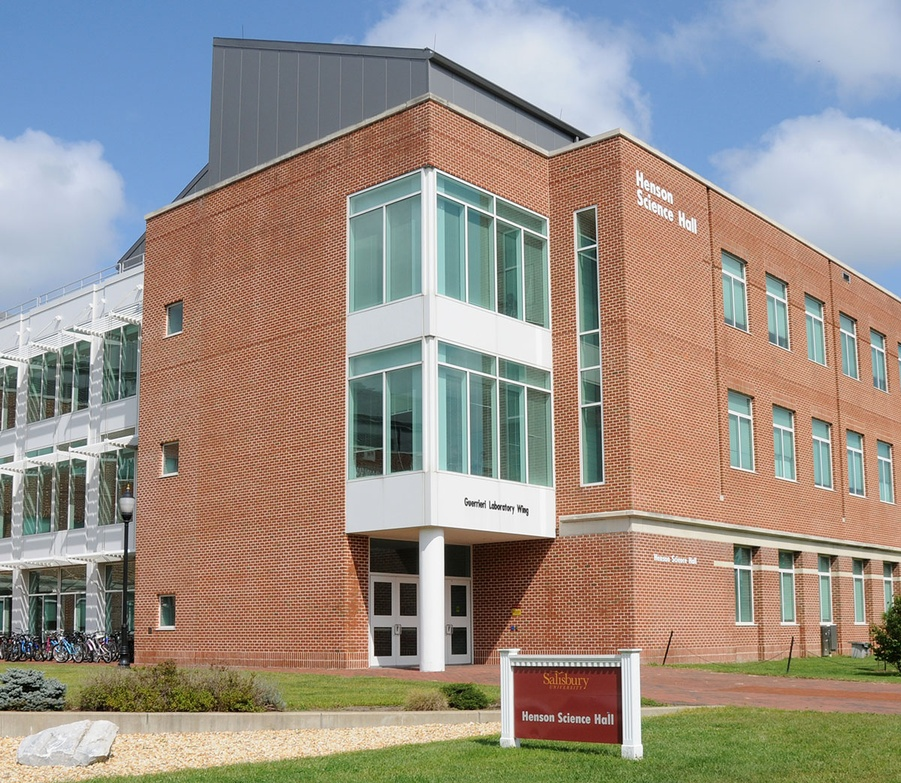
#> input picture bt_controller/assets/images/henson-hall.jpeg, 901 x 783 px, shrunk from 1200 x 1042 before the run, given in place of the camera
$ python color_recognition_frame.py
#> lines starting #> are read from the running program, lines starting #| are printed output that depends on the picture; after the words box and inside, x2 and y2 are one past the last pixel; in counts of white or black regions, pixels touching at a corner belong together
import cv2 # import OpenCV
import numpy as np  # import numpy for matrix stuff
cap = cv2.VideoCapture(0) # sets video capture to laptop webcam 0
# main loop
while True:
    _, frame = cap.read() # frame displays camera capture
#> frame is the input picture: shape (783, 901, 3); mean B, G, R 135.4, 144.4, 154.6
    hsv = cv2.cvtColor(frame, cv2.COLOR_BGR2HSV)
#> hsv: shape (783, 901, 3); mean H, S, V 50.3, 82.9, 172.3
    lower_green = np.array([0, 120, 0]) # specified color range for green
    upper_green = np.array([255, 200, 255])

    mask = cv2.inRange(hsv, lower_green, upper_green) # mask creation for green colors in stream
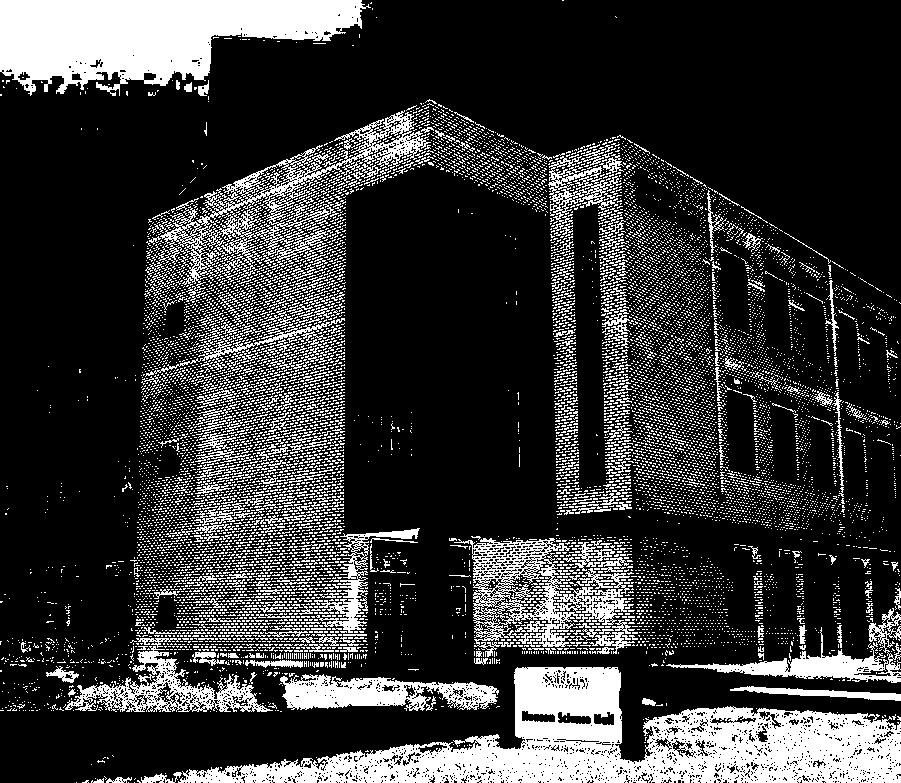
#> mask: shape (783, 901); 21.8% white; 13224 white regions (12850 under 20 px), largest, box (x1, y1, x2, y2) and area: (178, 667, 901, 783) 34762, (0, 0, 371, 96) 22238, (159, 110, 431, 290) 7793
    res = cv2.bitwise_and(frame, frame, mask = mask) # frame size
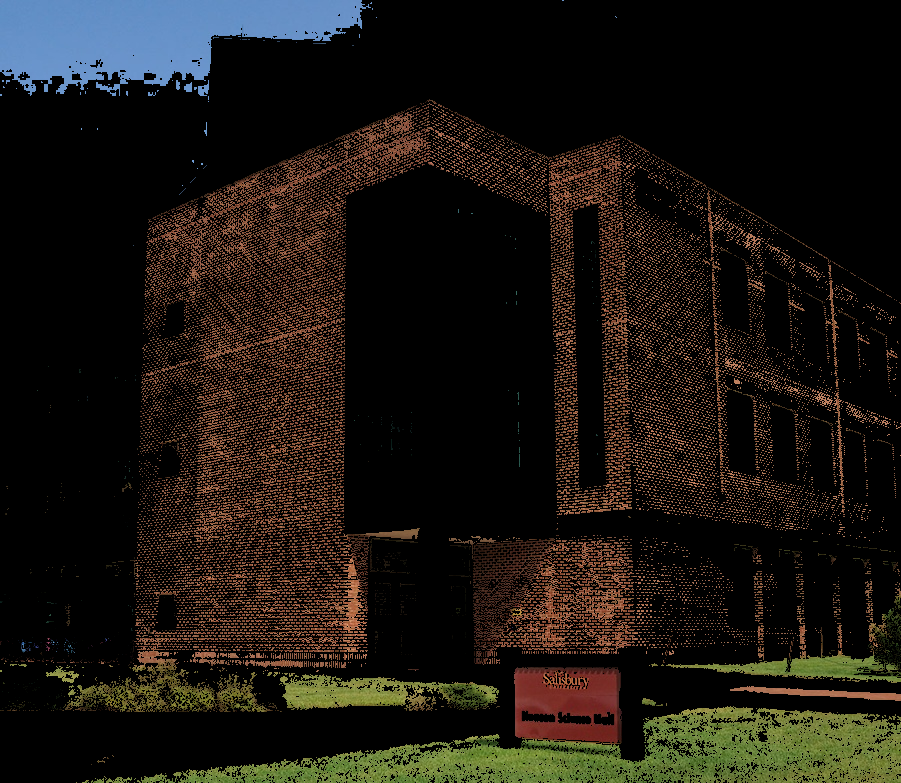
#> res: shape (783, 901, 3); mean B, G, R 17.3, 22.5, 26.9

    cv2.imshow('frame', frame) # show frames
    cv2.imshow('mask', mask)
    cv2.imshow('res', res)

    key = cv2.waitKey(1) # listen for esc press for exit
#> (key Esc is pressed here)
    if key == 27: # escape key
        break

cap.release() # close image capture and created windows
cv2.destroyAllWindows()

$ run again, on bt_controller/assets/images/tetc.jpeg
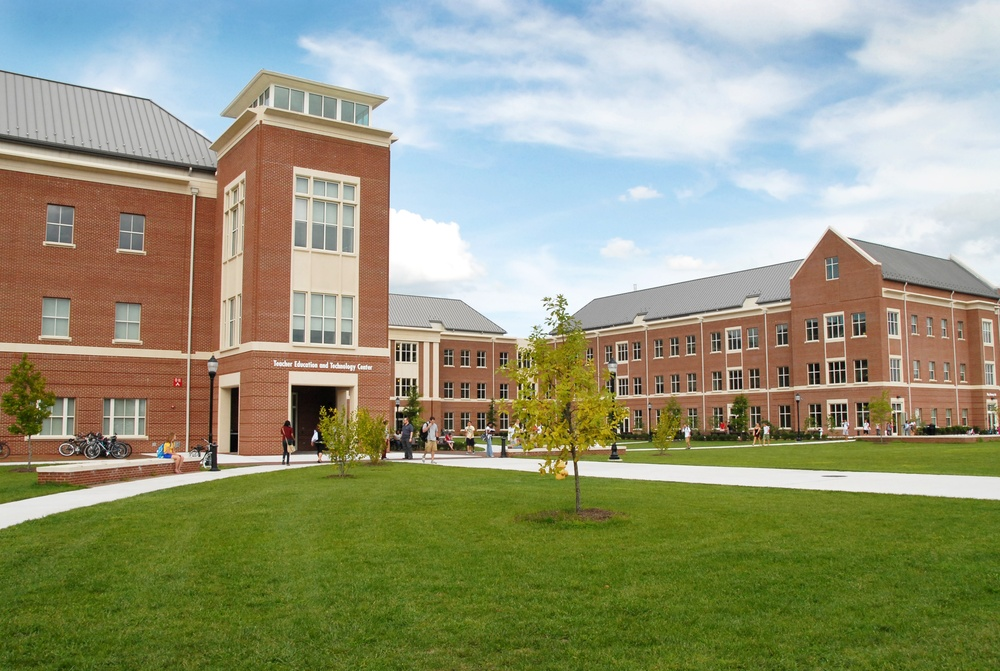
#> input picture bt_controller/assets/images/tetc.jpeg, 1000 x 671 px, shrunk from 2896 x 1944 before the run, given in place of the camera
#> frame is the input picture: shape (671, 1000, 3); mean B, G, R 123.3, 151.8, 149.3
#> hsv: shape (671, 1000, 3); mean H, S, V 50.5, 108, 168.2
#> `mask = cv2.inRange(hsv, lower_green, upper_green)`:
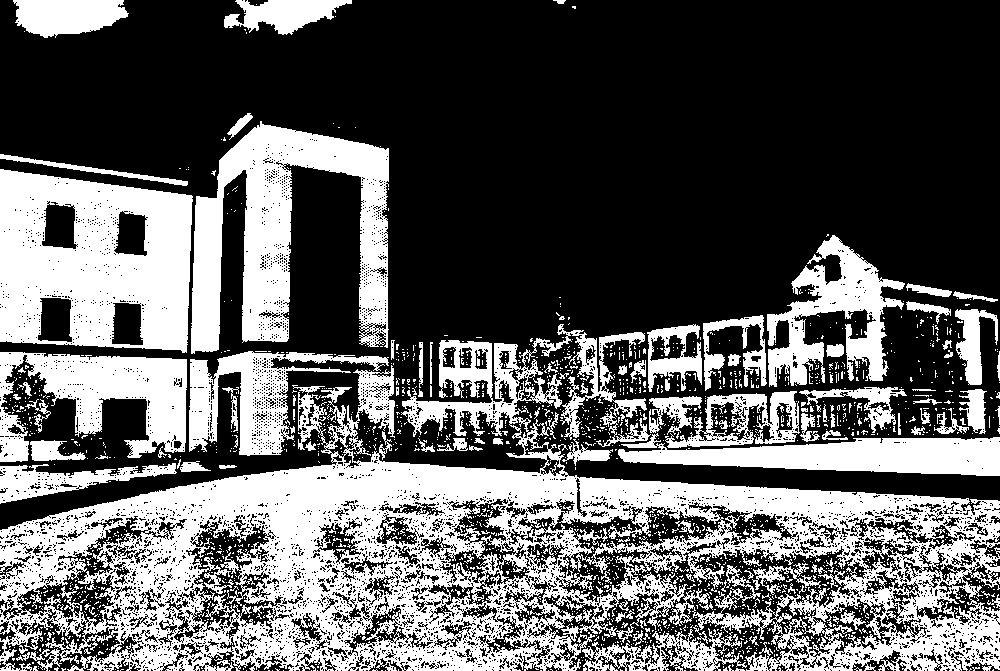
#> mask: shape (671, 1000); 36.7% white; 1885 white regions (1769 under 20 px), largest, box (x1, y1, x2, y2) and area: (0, 324, 1000, 671) 124053, (0, 169, 193, 353) 26102, (191, 121, 389, 354) 21868
#> `res = cv2.bitwise_and(frame, frame, mask = mask)`:
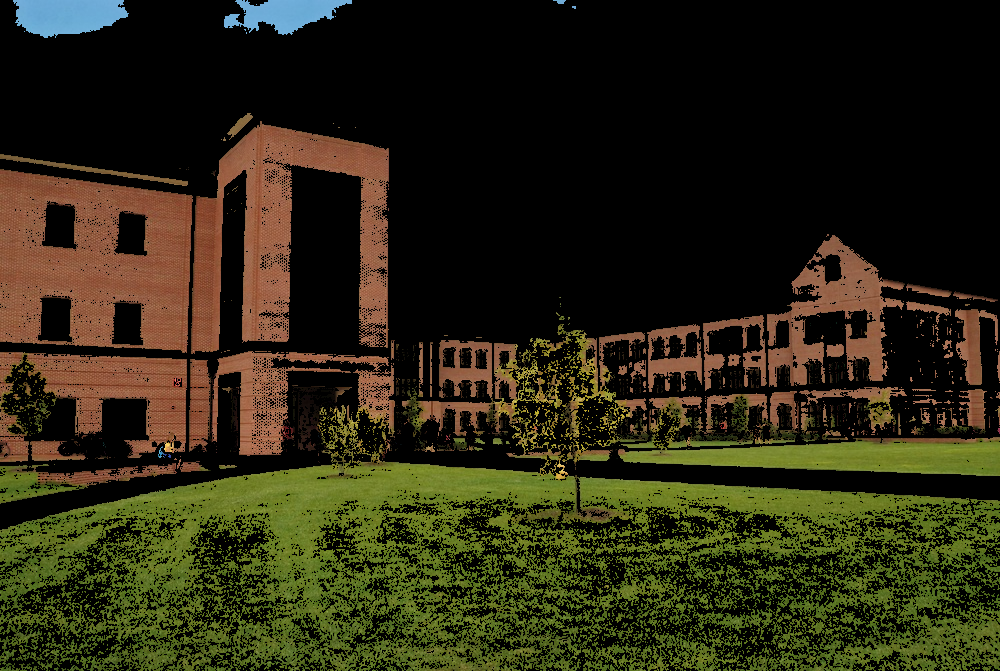
#> res: shape (671, 1000, 3); mean B, G, R 18.8, 39.5, 43.2
